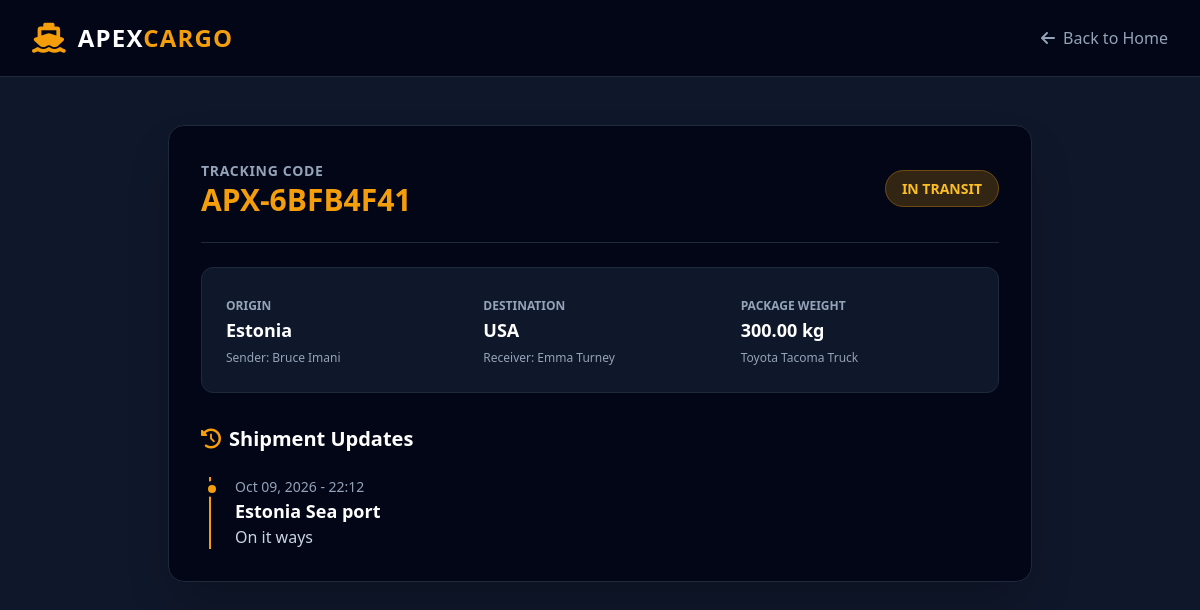
The app's page /track/APX-6BFB4F41/ with its own data.
### logistics/models.py (models this page shows, shortened)
class Shipment(models.Model):
    STATUS_CHOICES = [
        ('PENDING', 'Pending Pickup'),
        ('IN_TRANSIT', 'In Transit'),
        ('OUT_FOR_DELIVERY', 'Out for Delivery'),
        ('DELIVERED', 'Delivered'),
        ('HELD', 'Customs / Hub Hold'),
    ]
    tracking_number = models.CharField(max_length=20, unique=True, editable=False)
    sender_name = models.CharField(max_length=100)
    receiver_name = models.CharField(max_length=100)
    origin = models.CharField(max_length=100)
    destination = models.CharField(max_length=100)
    package_description = models.CharField(max_length=255)
    weight_kg = models.DecimalField(max_digits=6, decimal_places=2, default=1.00)
    status = models.CharField(max_length=20, choices=STATUS_CHOICES, default='PENDING')
    estimated_delivery = models.DateField(null=True, blank=True)
    created_at = models.DateTimeField(auto_now_add=True)

class TrackingEvent(models.Model):
    shipment = models.ForeignKey(Shipment, on_delete=models.CASCADE, related_name='events')
    timestamp = models.DateTimeField(auto_now_add=True)
    location = models.CharField(max_length=150)
    description = models.CharField(max_length=255)
    class Meta:
        ordering = ['-timestamp']

### logistics/views.py (the view)
# urls.py: path('track/<str:tracking_number>/', views.track_shipment_view, name='track_shipment'),
def track_shipment_view(request, tracking_number):
    shipment = Shipment.objects.filter(tracking_number__iexact=tracking_number).first()
    context = {
        'shipment': shipment,
        'searched_code': tracking_number
    }
    return render(request, 'logistics/track.html', context)

### logistics/templates/logistics/track.html (shortened to what this page needs)
<!DOCTYPE html>
<html lang="en">
<head>
    <script src="https://cdn.tailwindcss.com"></script>
    <link rel="stylesheet" href="https://cdnjs.cloudflare.com/ajax/libs/font-awesome/6.4.0/css/all.min.css">
</head>
<body class="bg-slate-900 text-white font-sans min-h-screen">
    <nav class="flex items-center justify-between px-8 py-5 border-b border-slate-800 bg-slate-950">
        <div class="flex items-center space-x-3">
            <i class="fa-solid fa-ship text-amber-500 text-3xl"></i>
            <a href="/" class="text-2xl font-black tracking-wider text-white">APEX<span class="text-amber-500">CARGO</span></a>
        </div>
        <a href="/" class="text-slate-400 hover:text-white"><i class="fa-solid fa-arrow-left mr-2"></i>Back to Home</a>
    </nav>
    <div class="max-w-4xl mx-auto px-4 py-12">
        {% if shipment %}
        <div class="bg-slate-950 border border-slate-800 rounded-2xl p-8 shadow-2xl">
            <div class="flex flex-col md:flex-row md:items-center justify-between border-b border-slate-800 pb-6 mb-6">
                <div>
                    <span class="text-slate-400 text-sm font-semibold uppercase tracking-wider">Tracking Code</span>
                    <h1 class="text-3xl font-black text-amber-500">{{ shipment.tracking_number }}</h1>
                </div>
                <div class="mt-4 md:mt-0">
                    <span class="bg-amber-500/20 text-amber-400 border border-amber-500/30 px-4 py-2 rounded-full font-bold uppercase text-sm">
                        {{ shipment.get_status_display }}
                    </span>
                </div>
            </div>
            <div class="grid md:grid-cols-3 gap-6 bg-slate-900 p-6 rounded-xl border border-slate-800 mb-8">
                <div>
                    <span class="text-slate-400 text-xs uppercase font-bold">Origin</span>
                    <p class="text-lg font-bold">{{ shipment.origin }}</p>
                    <span class="text-slate-400 text-xs">Sender: {{ shipment.sender_name }}</span>
                </div>
                <div>
                    <span class="text-slate-400 text-xs uppercase font-bold">Destination</span>
                    <p class="text-lg font-bold">{{ shipment.destination }}</p>
                    <span class="text-slate-400 text-xs">Receiver: {{ shipment.receiver_name }}</span>
                </div>
                <div>
                    <span class="text-slate-400 text-xs uppercase font-bold">Package Weight</span>
                    <p class="text-lg font-bold">{{ shipment.weight_kg }} kg</p>
                    <span class="text-slate-400 text-xs">{{ shipment.package_description }}</span>
                </div>
            </div>
            <h2 class="text-xl font-bold mb-6 flex items-center"><i class="fa-solid fa-clock-rotate-left text-amber-500 mr-2"></i> Shipment Updates</h2>
            <div class="space-y-6 border-l-2 border-amber-500 pl-6 ml-2">
                {% for event in shipment.events.all %}
                <div class="relative">
                    <div class="absolute -left-[31px] top-1 bg-amber-500 w-4 h-4 rounded-full border-4 border-slate-950"></div>
                    <div class="text-sm text-slate-400">{{ event.timestamp|date:"M d, Y - H:i" }}</div>
                    <div class="font-bold text-white text-lg">{{ event.location }}</div>
                    <div class="text-slate-300">{{ event.description }}</div>
                </div>
                {% empty %}
                <p class="text-slate-400">Package is registered and awaiting initial transit checkpoint update.</p>
                {% endfor %}
            </div>
        </div>
        {% endif %}
    </div>
</body>
</html>

### records on screen
Shipment: tracking_number "APX-6BFB4F41", status "IN TRANSIT", origin "Estonia", sender_name "Bruce Imani", destination "USA", receiver_name "Emma Turney", weight_kg "300.00", package_description "Toyota Tacoma Truck"
TrackingEvent: timestamp "Oct 09, 2026 - 22:12", location "Estonia Sea port", description "On it ways"
